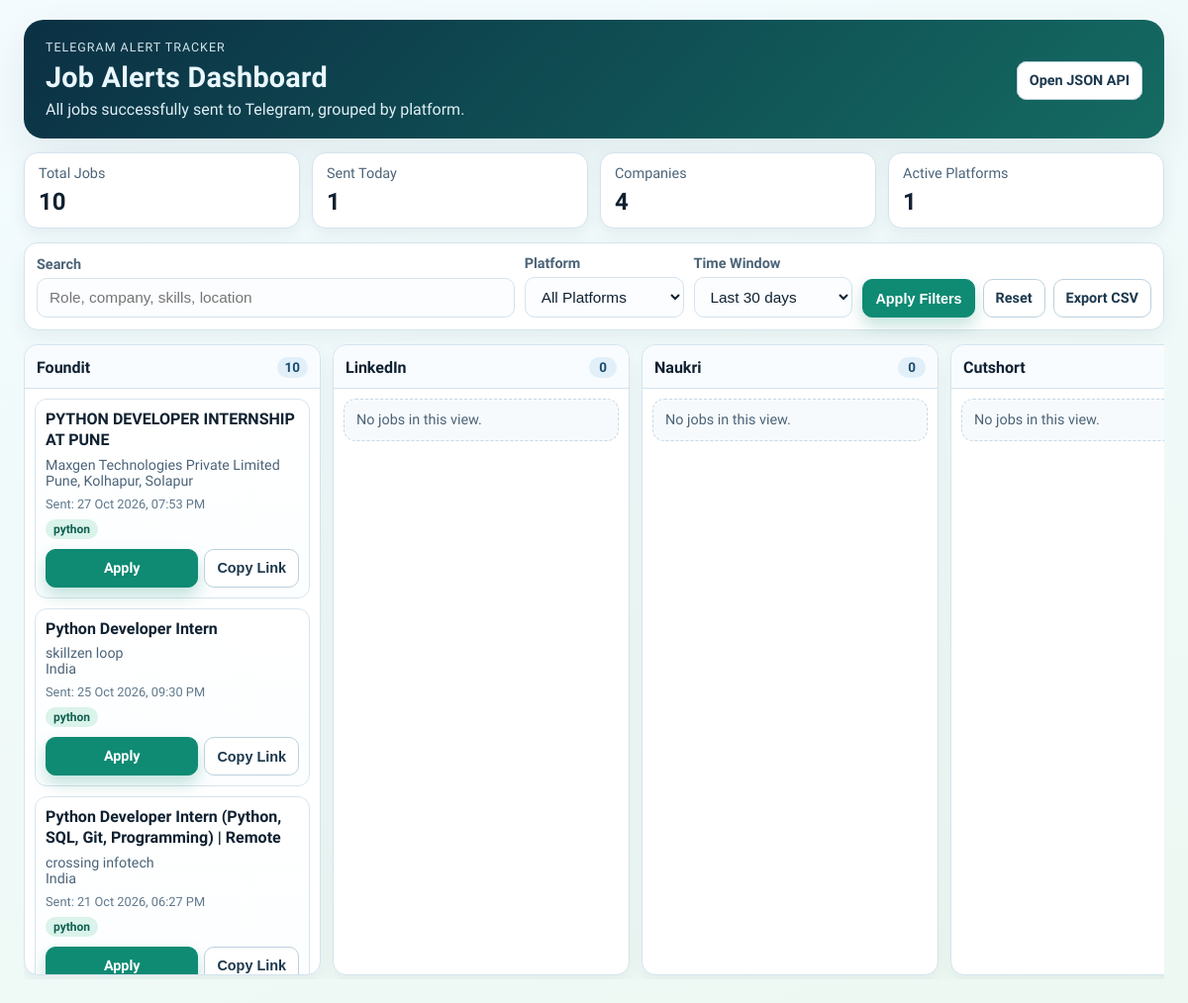
The page / on the database its author committed.
### tables this page shows
CREATE TABLE sent_alerts (
            id INTEGER PRIMARY KEY AUTOINCREMENT,
            job_key TEXT UNIQUE NOT NULL,
            source TEXT NOT NULL,
            title TEXT NOT NULL,
            company TEXT,
            location TEXT,
            link TEXT NOT NULL,
            matched_skills TEXT,
            all_skills TEXT,
            description TEXT,
            min_experience REAL,
            max_experience REAL,
            sent_at TEXT NOT NULL
        );

### web_app.py (the view)
@app.route("/")
def dashboard():
    init_dashboard_db()
    search_text = (request.args.get("q") or "").strip()
    source_filter = (request.args.get("source") or "all").strip()
    days_filter_raw, days_limit = normalize_days_filter(request.args.get("days"))
    jobs = fetch_jobs(search_text=search_text, days_limit=days_limit, source_filter=source_filter)
    grouped = group_jobs_by_source(jobs)
    stats = compute_stats(jobs)
    return render_template(
        "dashboard.html",
        jobs_by_source=grouped,
        source_order=SOURCE_ORDER,
        stats=stats,
        filters={
            "q": search_text,
            "source": source_filter,
            "days": days_filter_raw,
        },
    )

### web_app.py (called while the page is built)
def get_connection():
    conn = sqlite3.connect(DB_PATH)
    conn.row_factory = sqlite3.Row
    return conn

def init_dashboard_db():
    conn = get_connection()
    cursor = conn.cursor()
    cursor.execute(
        """
        CREATE TABLE IF NOT EXISTS sent_alerts (
            id INTEGER PRIMARY KEY AUTOINCREMENT,
            job_key TEXT UNIQUE NOT NULL,
            source TEXT NOT NULL,
            title TEXT NOT NULL,
            company TEXT,
            location TEXT,
            link TEXT NOT NULL,
            matched_skills TEXT,
            all_skills TEXT,
            description TEXT,
            min_experience REAL,
            max_experience REAL,
            sent_at TEXT NOT NULL
        )
        """
    )
    conn.commit()
    conn.close()

def safe_int(value, fallback):
    try:
        return int(value)
    except (TypeError, ValueError):
        return fallback

def normalize_days_filter(value):
    if value is None or value == "":
        value = DEFAULT_DAYS_FILTER
    value = str(value).strip().lower()
    if value == "all":
        return "all", None
    parsed = safe_int(value, 30)
    if parsed < 1:
        parsed = 1
    if parsed > 3650:
        parsed = 3650
    return str(parsed), parsed

def parse_sent_at(sent_at):
    if not sent_at:
        return None
    try:
        normalized = sent_at.replace("Z", "+00:00")
        return datetime.fromisoformat(normalized)
    except ValueError:
        return None

def format_sent_at(sent_at):
    dt = parse_sent_at(sent_at)
    if dt is None:
        return sent_at or "-"
    local_dt = dt.astimezone()
    return local_dt.strftime("%d %b %Y, %I:%M %p")

def group_jobs_by_source(jobs):
    grouped = {source: [] for source in SOURCE_ORDER}
    for job in jobs:
        source = job.get("source", "Other")
        if source not in grouped:
            source = "Other"
        grouped[source].append(job)
    return grouped

### templates/dashboard.html (shortened to what this page needs)
<!doctype html>
<html lang="en">
<head>
    <link rel="stylesheet" href="{{ url_for('static', filename='dashboard.css') }}">
</head>
<body>
    <main class="page-shell">
        <header class="hero">
            <div class="hero-text">
                <p class="eyebrow">Telegram Alert Tracker</p>
                <h1>Job Alerts Dashboard</h1>
                <p class="subtitle">All jobs successfully sent to Telegram, grouped by platform.</p>
            </div>
            <div class="hero-actions">
                <a class="btn ghost" href="/api/jobs?q={{ filters.q|urlencode }}&source={{ filters.source|urlencode }}&days={{ filters.days|urlencode }}" target="_blank" rel="noopener noreferrer">Open JSON API</a>
            </div>
        </header>
        <section class="stats-grid">
            <article class="stat-card">
                <p>Total Jobs</p>
                <strong>{{ stats.total_jobs }}</strong>
            </article>
            <article class="stat-card">
                <p>Sent Today</p>
                <strong>{{ stats.today_jobs }}</strong>
            </article>
            <article class="stat-card">
                <p>Companies</p>
                <strong>{{ stats.companies }}</strong>
            </article>
            <article class="stat-card">
                <p>Active Platforms</p>
                <strong>{{ stats.active_sources }}</strong>
            </article>
        </section>
        <section class="filter-wrap">
            <form class="filters" method="get" action="/">
                <label>
                    Search
                    <input type="text" name="q" value="{{ filters.q }}" placeholder="Role, company, skills, location">
                </label>
                <label>
                    Platform
                    <select name="source">
                        <option value="all" {% if filters.source|lower == "all" %}selected{% endif %}>All Platforms</option>
                    </select>
                </label>
                <label>
                    Time Window
                    <select name="days">
                        <option value="30" {% if filters.days == "30" %}selected{% endif %}>Last 30 days</option>
                    </select>
                </label>
                <div class="filter-actions">
                    <button class="btn primary" type="submit">Apply Filters</button>
                    <a class="btn ghost" href="/">Reset</a>
                    <a class="btn ghost" href="/export.csv?q={{ filters.q|urlencode }}&source={{ filters.source|urlencode }}&days={{ filters.days|urlencode }}">Export CSV</a>
                </div>
            </form>
        </section>
        <section class="board-wrap">
            <div class="board">
                {% for source in source_order %}
                <article class="source-column">
                    <header class="source-header">
                        <h2>{{ source }}</h2>
                        <span class="count">{{ jobs_by_source[source]|length }}</span>
                    </header>
                    <div class="card-stack">
                        {% if jobs_by_source[source]|length == 0 %}
                        <p class="empty-state">No jobs in this view.</p>
                        {% else %}
                        {% for job in jobs_by_source[source] %}
                        <article class="job-card" style="--delay: {{ loop.index0 }};">
                            <h3>{{ job.title }}</h3>
                            <p class="meta">{{ job.company }}</p>
                            <p class="meta">{{ job.location }}</p>
                            <p class="sent-at">Sent: {{ job.sent_at_display }}</p>
                            {% if job.matched_skills_list %}
                            <div class="chips">
                                {% for skill in job.matched_skills_list %}
                                <span class="chip">{{ skill }}</span>
                                {% endfor %}
                            </div>
                            {% endif %}
                            <div class="card-actions">
                                <a class="btn primary apply-btn" href="{{ job.link }}" target="_blank" rel="noopener noreferrer">Apply</a>
                                <button class="btn ghost copy-btn" type="button" data-link="{{ job.link }}">Copy Link</button>
                            </div>
                        </article>
                        {% endfor %}
                        {% endif %}
                    </div>
                </article>
                {% endfor %}
            </div>
        </section>
    </main>
</body>
</html>

### rows shown on the page
sent_alerts: title "PYTHON DEVELOPER INTERNSHIP AT PUNE", company "Maxgen Technologies Private Limited", location "Pune, Kolhapur, Solapur", sent_at_display "27 Oct 2026, 07:53 PM", matched_skills "python"
sent_alerts: title "Python Developer Intern", company "skillzen loop", location "India", sent_at_display "25 Oct 2026, 09:30 PM", matched_skills "python"
sent_alerts: title "Python Developer Intern (Python, SQL, Git, Programming) | Remote", company "crossing infotech", location "India", sent_at_display "21 Oct 2026, 06:27 PM", matched_skills "python"

### other values the page prints
{{ stats.total_jobs }} "10"
{{ stats.today_jobs }} "1"
{{ stats.companies }} "4"
{{ stats.active_sources }} "1"
{{ source }} "Foundit" "LinkedIn" "Naukri" "Cutshort"
{{ jobs_by_source[source]|length }} "10" "0" "0"
